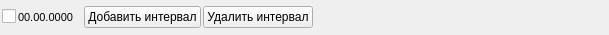
<?xml version="1.0" encoding="UTF-8"?>
<ui version="4.0">
 <class>VisitDatetimeItem</class>
 <widget class="QWidget" name="VisitDatetimeItem">
  <property name="geometry">
   <rect>
    <x>0</x>
    <y>0</y>
    <width>609</width>
    <height>35</height>
   </rect>
  </property>
  <property name="minimumSize">
   <size>
    <width>500</width>
    <height>35</height>
   </size>
  </property>
  <property name="windowTitle">
   <string>Form</string>
  </property>
  <layout class="QVBoxLayout" name="verticalLayout">
   <property name="spacing">
    <number>2</number>
   </property>
   <property name="leftMargin">
    <number>2</number>
   </property>
   <property name="topMargin">
    <number>2</number>
   </property>
   <property name="rightMargin">
    <number>2</number>
   </property>
   <property name="bottomMargin">
    <number>2</number>
   </property>
   <item>
    <layout class="QGridLayout" name="gridLayout">
     <item row="0" column="2">
      <widget class="QLabel" name="label">
       <property name="text">
        <string/>
       </property>
      </widget>
     </item>
     <item row="0" column="0">
      <widget class="QCheckBox" name="checkBox">
       <property name="font">
        <font>
         <pointsize>14</pointsize>
        </font>
       </property>
       <property name="text">
        <string/>
       </property>
      </widget>
     </item>
     <item row="0" column="7">
      <spacer name="horizontalSpacer_2">
       <property name="orientation">
        <enum>Qt::Horizontal</enum>
       </property>
       <property name="sizeHint" stdset="0">
        <size>
         <width>40</width>
         <height>20</height>
        </size>
       </property>
      </spacer>
     </item>
     <item row="0" column="1">
      <widget class="QLabel" name="datel">
       <property name="font">
        <font>
         <pointsize>8</pointsize>
        </font>
       </property>
       <property name="text">
        <string>00.00.0000</string>
       </property>
      </widget>
     </item>
     <item row="0" column="4">
      <widget class="QPushButton" name="deltime">
       <property name="text">
        <string>Удалить интервал</string>
       </property>
      </widget>
     </item>
     <item row="0" column="3">
      <widget class="QPushButton" name="addtime">
       <property name="text">
        <string>Добавить интервал</string>
       </property>
      </widget>
     </item>
    </layout>
   </item>
  </layout>
 </widget>
 <resources/>
 <connections/>
</ui>
